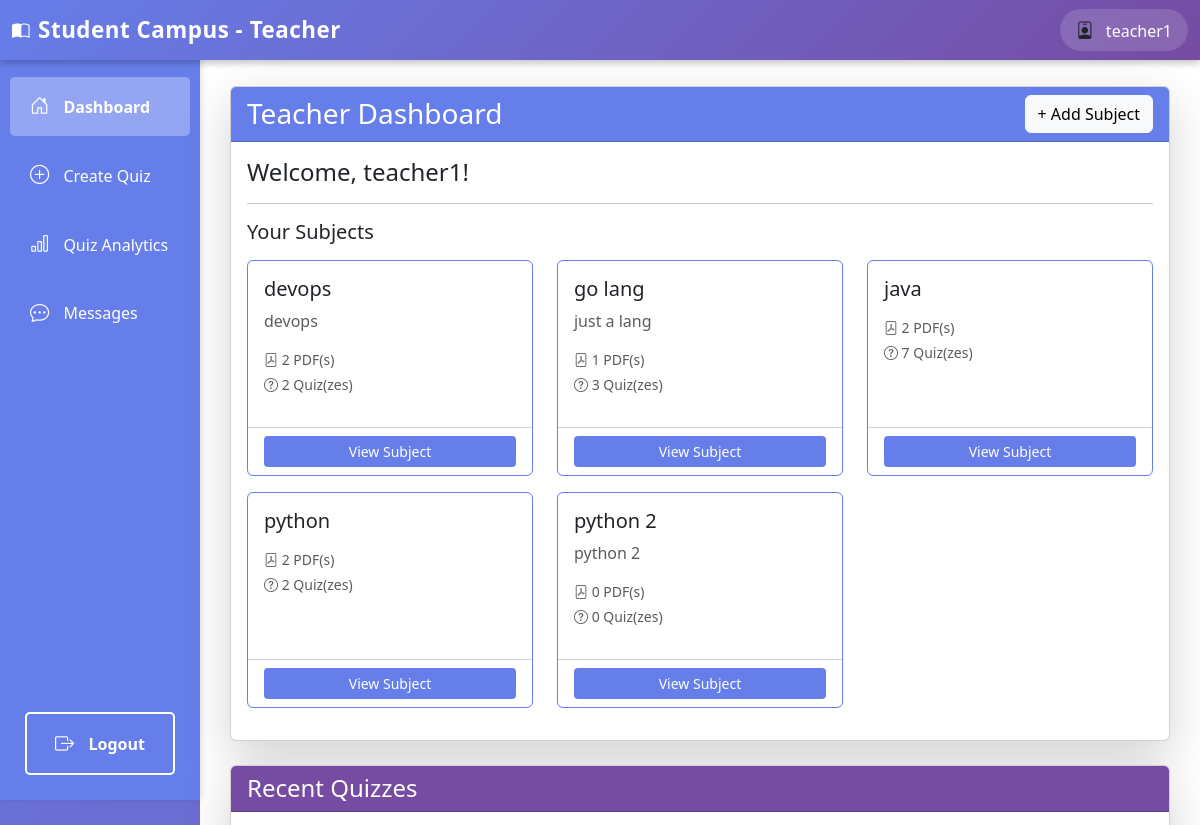
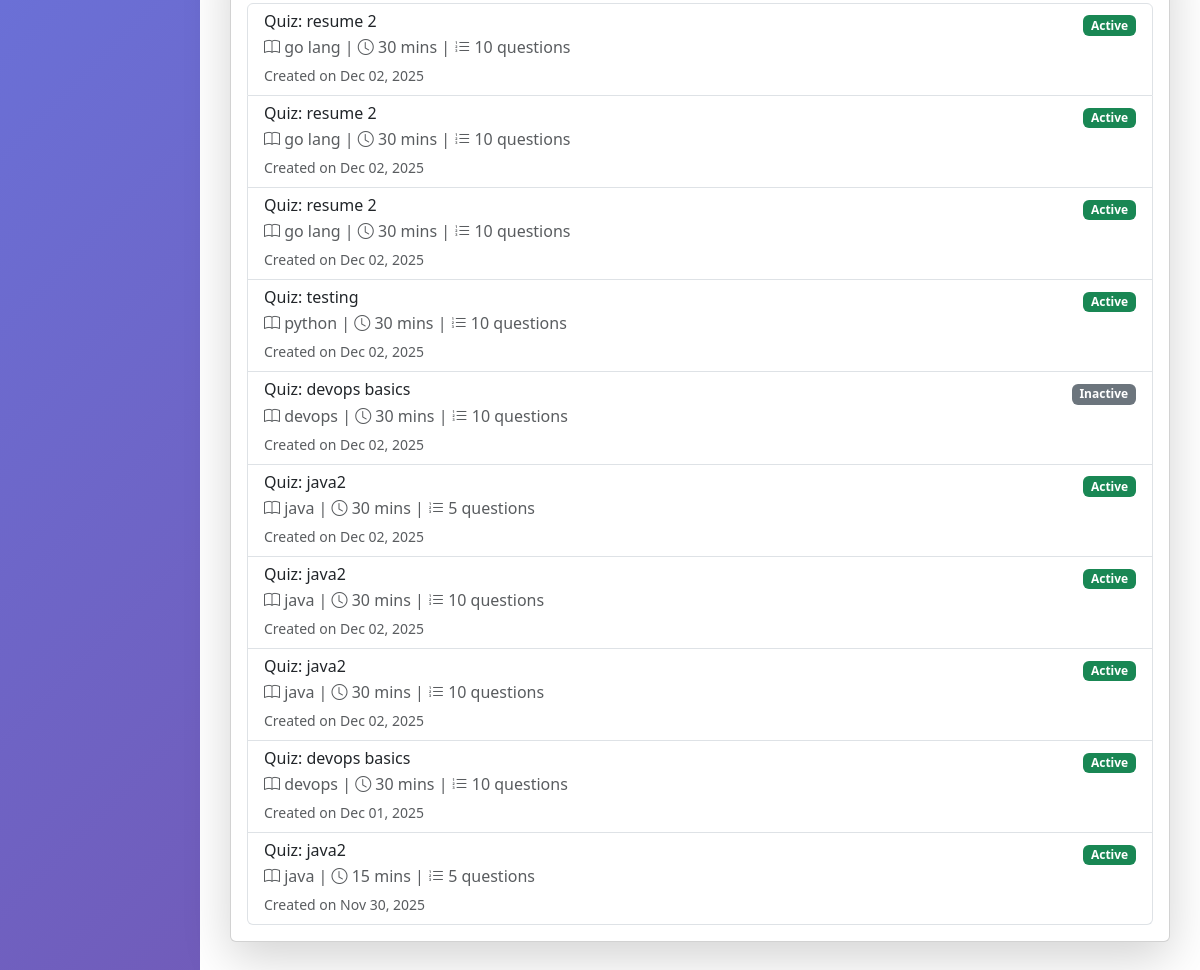
/teacher/dashboard/ (signed in), run on the app's committed database (2 pictures, top to bottom).
### authentication/models.py (models this page shows, shortened)
class User(AbstractUser):
    ROLE_CHOICES = (
        ('student', 'Student'),
        ('teacher', 'Teacher'),
    )
    role = models.CharField(max_length=10, choices=ROLE_CHOICES, default='student')
    def is_teacher(self):
        return self.role == 'teacher'

### teachers/models.py (models this page shows, shortened)
class Subject(models.Model):
    name = models.CharField(max_length=200)
    description = models.TextField(blank=True)
    teacher = models.ForeignKey(User, on_delete=models.CASCADE, related_name='subjects')
    created_at = models.DateTimeField(auto_now_add=True)
    class Meta:
        ordering = ['name']

class Quiz(models.Model):
    title = models.CharField(max_length=200)
    subject = models.ForeignKey(Subject, on_delete=models.CASCADE, related_name='quizzes')
    pdf_note = models.ForeignKey(PDFNote, on_delete=models.CASCADE, related_name='quizzes', null=True)
    description = models.TextField(blank=True)
    duration = models.IntegerField(help_text="Duration in minutes", default=30)
    num_questions = models.IntegerField(default=10)
    topics = models.TextField(blank=True, help_text="Comma-separated topics (optional)")
    difficulty = models.CharField(max_length=20, choices=[('easy', 'Easy'), ('medium', 'Medium'), ('hard', 'Hard')], default='medium')
    created_by = models.ForeignKey(User, on_delete=models.CASCADE, related_name='created_quizzes')
    created_at = models.DateTimeField(auto_now_add=True)
    deadline = models.DateTimeField(null=True, blank=True, help_text="Quiz deadline")
    is_active = models.BooleanField(default=True)
    class Meta:
        ordering = ['-created_at']
        verbose_name_plural = "Quizzes"

### teachers/views.py (the view)
# urls.py: path('dashboard/', views.teacher_dashboard, name='teacher_dashboard'),
@login_required
def teacher_dashboard(request):
    if not request.user.is_teacher():
        return HttpResponseForbidden("You don't have permission to access this page.")
    subjects = Subject.objects.filter(teacher=request.user)
    quizzes = Quiz.objects.filter(created_by=request.user).order_by('-created_at')[:10]
    return render(request, 'teachers/dashboard.html', {'subjects': subjects, 'quizzes': quizzes})

### templates/teachers/dashboard.html (shortened to what this page needs)
{% extends 'teachers/base_teacher.html' %}
{% block teacher_content %}
<div class="row">
    <div class="col-12">
        <div class="card shadow-lg mb-4">
            <div class="card-header d-flex justify-content-between align-items-center" style="background-color: #667eea; color: white;">
                <h3 class="mb-0">Teacher Dashboard</h3>
                <a href="{% url 'create_subject' %}" class="btn btn-light">+ Add Subject</a>
            </div>
            <div class="card-body">
                <h4>Welcome, {{ user.username }}!</h4>
                <hr>
                <h5>Your Subjects</h5>
                {% if subjects %}
                    <div class="row mt-3">
                        {% for subject in subjects %}
                            <div class="col-md-4 mb-3">
                                <div class="card h-100" style="border-color: #667eea;">
                                    <div class="card-body">
                                        <h5 class="card-title">{{ subject.name }}</h5>
                                        <p class="card-text text-muted">{{ subject.description|truncatewords:15 }}</p>
                                        <p class="text-muted small mb-1">
                                            <i class="bi bi-file-pdf"></i> {{ subject.notes.count }} PDF(s)
                                        </p>
                                        <p class="text-muted small">
                                            <i class="bi bi-question-circle"></i> {{ subject.quizzes.count }} Quiz(zes)
                                        </p>
                                    </div>
                                    <div class="card-footer bg-transparent">
                                        <a href="{% url 'teacher_subject_detail' subject.id %}" class="btn btn-sm w-100" style="background-color: #667eea; color: white;">View Subject</a>
                                    </div>
                                </div>
                            </div>
                        {% endfor %}
                    </div>
                {% else %}
                    <div class="alert alert-info">
                        No subjects created yet. Click "Create Subject" to add your first subject.
                    </div>
                {% endif %}
            </div>
        </div>
    </div>
    <div class="col-12">
        <div class="card shadow-lg">
            <div class="card-header" style="background-color: #764ba2; color: white;">
                <h4 class="mb-0">Recent Quizzes</h4>
            </div>
            <div class="card-body">
                {% if quizzes %}
                    <div class="list-group">
                        {% for quiz in quizzes %}
                            <div class="list-group-item">
                                <div class="d-flex justify-content-between align-items-start">
                                    <div>
                                        <h6 class="mb-1">{{ quiz.title }}</h6>
                                        <p class="mb-1 text-muted">
                                            <i class="bi bi-book"></i> {{ quiz.subject.name }} |
                                            <i class="bi bi-clock"></i> {{ quiz.duration }} mins |
                                            <i class="bi bi-list-ol"></i> {{ quiz.questions.count }} questions
                                        </p>
                                        <small class="text-muted">Created on {{ quiz.created_at|date:"M d, Y" }}</small>
                                    </div>
                                    <div>
                                        {% if quiz.is_active %}
                                            <span class="badge bg-success">Active</span>
                                        {% else %}
                                            <span class="badge bg-secondary">Inactive</span>
                                        {% endif %}
                                    </div>
                                </div>
                            </div>
                        {% endfor %}
                    </div>
                {% else %}
                    <div class="alert alert-info">
                        No quizzes created yet. Click "Create Quiz" in the sidebar to add your first quiz.
                    </div>
                {% endif %}
            </div>
        </div>
    </div>
</div>
{% endblock %}

### templates/teachers/base_teacher.html (shortened to what this page needs)
<!DOCTYPE html>
<html lang="en">
<head>
    <link href="https://cdn.jsdelivr.net/npm/bootstrap@5.3.0/dist/css/bootstrap.min.css" rel="stylesheet">
    <link href="https://cdn.jsdelivr.net/npm/bootstrap-icons@1.10.0/font/bootstrap-icons.css" rel="stylesheet">
</head>
<body>
    <div class="position-fixed top-0 end-0 p-3" style="z-index: 11000;">
    </div>
    <nav class="navbar navbar-expand-lg navbar-light bg-light">
        <div class="container-fluid">
            <a class="navbar-brand fw-bold" href="{% url 'teacher_dashboard' %}">
                <i class="bi bi-book-half me-2"></i>Student Campus - Teacher
            </a>
            <div class="ms-auto d-flex align-items-center gap-3">
                <div class="user-info">
                    <i class="bi bi-person-badge me-2"></i>
                    <span>{{ user.username }}</span>
                </div>
            </div>
        </div>
    </nav>
    <div class="container-fluid">
        <div class="row">
            <div class="col-md-2 p-0">
                <div class="sidebar">
                    <nav class="nav flex-column">
                        <a class="nav-link {% if request.resolver_match.url_name == 'teacher_dashboard' %}active{% endif %}" href="{% url 'teacher_dashboard' %}">
                            <i class="bi bi-house-door"></i> Dashboard
                        </a>
                        <a class="nav-link {% if request.resolver_match.url_name == 'create_quiz' or request.resolver_match.url_name == 'generate_quiz' %}active{% endif %}" href="{% url 'create_quiz' %}">
                            <i class="bi bi-plus-circle"></i> Create Quiz
                        </a>
                        <a class="nav-link {% if request.resolver_match.url_name == 'quiz_analytics' %}active{% endif %}" href="{% url 'quiz_analytics' %}">
                            <i class="bi bi-bar-chart"></i> Quiz Analytics
                        </a>
                        <a class="nav-link {% if request.resolver_match.url_name == 'teacher_chat' or request.resolver_match.url_name == 'teacher_chat_with' %}active{% endif %}" href="{% url 'teacher_chat' %}">
                            <i class="bi bi-chat-dots"></i> Messages
                        </a>
                        <a class="nav-link logout-btn" href="{% url 'logout' %}">
                            <i class="bi bi-box-arrow-right"></i> Logout
                        </a>
                    </nav>
                </div>
            </div>
            <div class="col-md-10 p-0">
                <div class="main-content">
                    {% block teacher_content %}
                    {% endblock %}
                </div>
            </div>
        </div>
    </div>
</body>
</html>

### templates/teachers/base_teacher.html (style rules this page uses)
body { background: linear-gradient(135deg, #667eea 0%, #764ba2 100%); min-height: 100vh; padding-top: 56px; }
.navbar { position: fixed; top: 0; left: 0; right: 0; z-index: 1000; background: linear-gradient(135deg, #667eea 0%, #764ba2 100%) !important; box-shadow: 0 4px 6px rgba(0,0,0,0.2); border: none; }
.navbar-brand { color: white !important; font-weight: 700; font-size: 1.4rem; letter-spacing: 0.5px; }
.navbar span { color: white; font-weight: 500; }
.user-info { background: rgba(255, 255, 255, 0.15); padding: 8px 16px; border-radius: 25px; backdrop-filter: blur(10px); }
.navbar .bi { font-size: 1.1rem; }
.sidebar { height: calc(100vh - 56px); background-color: #667eea; box-shadow: 2px 0 5px rgba(0,0,0,0.1); position: sticky; top: 56px; display: flex; flex-direction: column; }
.sidebar .nav { display: flex; flex-direction: column; flex: 1; padding-top: 1rem; }
.sidebar .nav-link { color: #fff; padding: 15px 20px; border-radius: 5px; margin: 5px 10px; transition: all 0.3s; }
.sidebar .nav-link.active { background-color: rgba(255,255,255,0.3); font-weight: bold; }
.sidebar .nav-link i { margin-right: 10px; font-size: 1.2rem; }
.logout-btn { position: absolute; bottom: 20px; left: 15px; right: 15px; background-color: transparent; color: white; border: 2px solid white; font-weight: 600; transition: all 0.3s; text-align: center; padding: 10px; border-radius: 5px; text-decoration: none; display: block; }
.main-content { background-color: #fff; min-height: 100vh; padding: 30px; }

### data on the page
User: username "teacher1"
Subject: name "devops", description "devops", notes.count "2", quizzes.count "2"
Subject: name "go lang", description "just a lang", notes.count "1", quizzes.count "3"
Subject: name "java", notes.count "2", quizzes.count "7"
Subject: name "python", notes.count "2", quizzes.count "2"
Subject: name "python 2", description "python 2", notes.count "0", quizzes.count "0"
Quiz: title "Quiz: resume 2", subject.name "go lang", duration "30", questions.count "10", created_at "Dec 02, 2025", is_active "Active"
Quiz: title "Quiz: resume 2", subject.name "go lang", duration "30", questions.count "10", created_at "Dec 02, 2025", is_active "Active"
Quiz: title "Quiz: resume 2", subject.name "go lang", duration "30", questions.count "10", created_at "Dec 02, 2025", is_active "Active"
Quiz: title "Quiz: testing", subject.name "python", duration "30", questions.count "10", created_at "Dec 02, 2025", is_active "Active"
Quiz: title "Quiz: devops basics", subject.name "devops", duration "30", questions.count "10", created_at "Dec 02, 2025", is_active "Inactive"
Quiz: title "Quiz: java2", subject.name "java", duration "30", questions.count "5", created_at "Dec 02, 2025", is_active "Active"
Quiz: title "Quiz: java2", subject.name "java", duration "30", questions.count "10", created_at "Dec 02, 2025", is_active "Active"
Quiz: title "Quiz: java2", subject.name "java", duration "30", questions.count "10", created_at "Dec 02, 2025", is_active "Active"
Quiz: title "Quiz: devops basics", subject.name "devops", duration "30", questions.count "10", created_at "Dec 01, 2025", is_active "Active"
Quiz: title "Quiz: java2", subject.name "java", duration "15", questions.count "5", created_at "Nov 30, 2025", is_active "Active"
